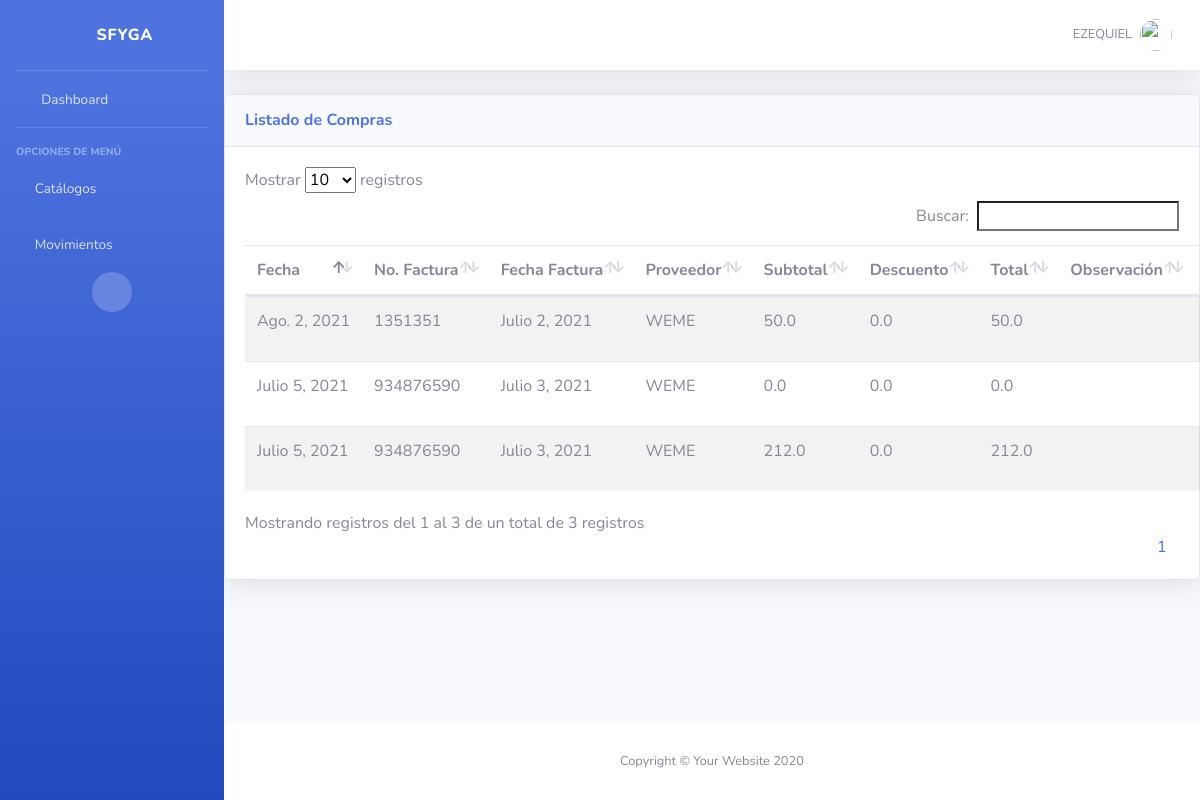
Screenshot of /cmp/compras/ (signed in) with the database file from the repository.
### cmp/models.py (models this page shows, shortened)
class ComprasEnc(ClaseModelo):
    fecha_compra = models.DateField(null=True, blank=True)
    observacion = models.TextField(blank=True, null=True)
    no_factura = models.CharField(max_length=100)
    fecha_factura = models.DateField()
    sub_total = models.FloatField(default=0)
    descuento = models.FloatField(default=0)
    total = models.FloatField(default=0)
    proveedor=models.ForeignKey(Proveedor, on_delete=models.CASCADE)
    class Meta:
        verbose_name_plural = "Encabezado de Compras"
        verbose_name = "Encabezado de Compra"

class Proveedor(ClaseModelo):
    descripcion=models.CharField(
        max_length=100,
        unique=True
        )
    direccion=models.CharField(
        max_length=250,
        null=True, blank=True
        )
    contacto=models.CharField(
        max_length=100
    )
    telefono=models.CharField(
        max_length=10,
        null=True, blank=True
    )
    email=models.CharField(
        max_length=250,
        null=True, blank=True
    )
    def __str__(self):
        return '{}'.format(self.descripcion)
    class Meta:
        verbose_name_plural = "Proveedores"

### cmp/views.py (the view)
# urls.py: path('compras/',ComprasView.as_view(), name="compras_list"),
class ComprasView(SuccessMessageMixin, SinPrivilegios, generic.ListView):
    permission_required='cmp.view_comprasenc'
    model = ComprasEnc
    template_name = "cmp/compras_list.html"
    context_object_name = "obj"

### cmp/templates/cmp/compras_list.html (shortened to what this page needs)
{% extends 'base/base.html' %}
{% block page_content %}
<div class="card shadow mb-4">
  <div class="card-header py-3 d-flex flex-row align-items-center justify-content-between">
    <h6 class="m-0 font-weight-bold text-primary">Listado de Compras</h6>
    <div class="dropdown no-arrow">
      <a class="dropdown-toggle" href="#" role="button" id="dropdownMenuLink" data-toggle="dropdown" aria-haspopup="true" aria-expanded="false">
        <i class="fas fa-ellipsis-v fa-sm fa-fw text-gray-400"></i>
      </a>
    </div>
  </div>
  <div class="card-body">
    {% if not obj %}
    <div class="alert alert-info">No Hay Compras</div>
    {% else %}
    <table class="table table-striped table-hover dt-responsive nowrap" style="width:100%">
      <thead>
        <th>Fecha</th>
        <th>No. Factura</th>
        <th>Fecha Factura</th>
        <th>Proveedor</th>
        <th>Subtotal</th>
        <th>Descuento</th>
        <th>Total</th>
        <th>Observación</th>
        <th class="all">Acciones</th>
      </thead>
      <tbody>
        {% for item in obj%}
        <tr>
          <td>{{ item.fecha_compra }}</td>
          <td>{{ item.no_factura }}</td>
          <td>{{ item.fecha_factura }}</td>
          <td>{{ item.proveedor }}</td>
          <td>{{ item.sub_total }}</td>
          <td>{{ item.descuento }}</td>
          <td>{{ item.total }}</td>
          <td>{{ item.observacion }}</td>
          <td>
          </td>
        </tr>
        {% endfor %}
      </tbody>
    </table>
    {% endif %}
  </div>
</div>
{% endblock %}

### templates/base/base.html (shortened to what this page needs)
{% load static %}
<!DOCTYPE html>
<html lang="es">
<head>
    <link href="{% static 'base/vendor/fontawesome-free/css/all.min.css' %}" rel="stylesheet" type="text/css">
    <link href="{% static 'base/css/sb-admin-2.min.css' %}" rel="stylesheet">
    <link href="{% static 'base/vendor/datatables/datatables.bootstrap4.min.css' %}" rel="stylesheet">
    <link href="{% static 'base/vendor/jquery_confirm/jquery-confirm.min.css' %}" rel="stylesheet">
    <link rel="stylesheet" href="{% static 'base/vendor/datetime_picker/jquery.datetimepicker.min.css' %}" />
</head>
<body id="page-top" class="bg-gradient-primary">
    <div id="wrapper">
        {% block side_bar %}
        <ul class="navbar-nav bg-gradient-primary sidebar sidebar-dark accordion" id="accordionSidebar">
            <a class="sidebar-brand d-flex align-items-center justify-content-center" href="{% url 'bases:home' %}">
                <div class="sidebar-brand-icon rotate-n-15">
                    <i class="fas fa-donate"></i>
                </div>
                <div class="sidebar-brand-text mx-3">SFyGA</div>
            </a>
            <hr class="sidebar-divider my-0">
            <li class="nav-item">
                <a class="nav-link" href="{% url 'bases:home' %}">
                    <i class="fas fa-fw fa-tachometer-alt"></i>
                    <span>Dashboard</span></a>
            </li>
            <hr class="sidebar-divider">
            <div class="sidebar-heading">
                Opciones de Menú
            </div>
            <li class="nav-item">
                <a class="nav-link collapsed" href="#" data-toggle="collapse" data-target="#collapseTwo"
                    aria-expanded="true" aria-controls="collapseTwo">
                    <i class="fas fa-circle text-lightgray"></i>
                    <span>Catálogos</span>
                </a>
            </li>
            <li class="nav-item">
                <a class="nav-link collapsed" href="#" data-toggle="collapse" data-target="#collapseUtilities"
                    aria-expanded="true" aria-controls="collapseUtilities">
                    <i class="fas fa-circle text-lightgray"></i>
                    <span>Movimientos</span>
                </a>
            </li>
            <div class="text-center d-none d-md-inline">
                <button class="rounded-circle border-0" id="sidebarToggle"></button>
            </div>
        </ul>
        {% endblock side_bar %}
        <div id="content-wrapper" class="d-flex flex-column">
            <div id="content">
                {% block top_bar %}
                <nav class="navbar navbar-expand navbar-light bg-white topbar mb-4 static-top shadow">
                    <ul class="navbar-nav ml-auto">
                        <li class="nav-item dropdown no-arrow d-sm-none">
                        <li class="nav-item dropdown no-arrow">
                            <a class="nav-link dropdown-toggle" href="#" id="userDropdown" role="button"
                                data-toggle="dropdown" aria-haspopup="true" aria-expanded="false">
                                <span class="mr-2 d-none d-lg-inline text-gray-600 small">{{ user.username|upper }}</span>
                                <img class="img-profile rounded-circle"
                                    src="{% static '/base/img/undraw_profile.svg' %}">
                            </a>
                        </li>
                    </ul>
                </nav>
                {% endblock top_bar %}
                {% block page_content %}{% endblock page_content %}
            </div>
            {% block footer %}
            <footer class="sticky-footer bg-white">
                <div class="container my-auto">
                    <div class="copyright text-center my-auto">
                        <span>Copyright &copy; Your Website 2020</span>
                    </div>
                </div>
            </footer>
            {% endblock footer %}
        </div>
    </div>
</body>
</html>

### rows the page displays
ComprasEnc: fecha_compra "Ago. 2, 2021", no_factura "1351351", fecha_factura "Julio 2, 2021", proveedor "WEME", sub_total "50.0", descuento "0.0", total "50.0"
ComprasEnc: fecha_compra "Julio 5, 2021", no_factura "934876590", fecha_factura "Julio 3, 2021", proveedor "WEME", sub_total "0.0", descuento "0.0", total "0.0"
ComprasEnc: fecha_compra "Julio 5, 2021", no_factura "934876590", fecha_factura "Julio 3, 2021", proveedor "WEME", sub_total "212.0", descuento "0.0", total "212.0"

### other values shown
{{ user.username|upper }} "EZEQUIEL"
